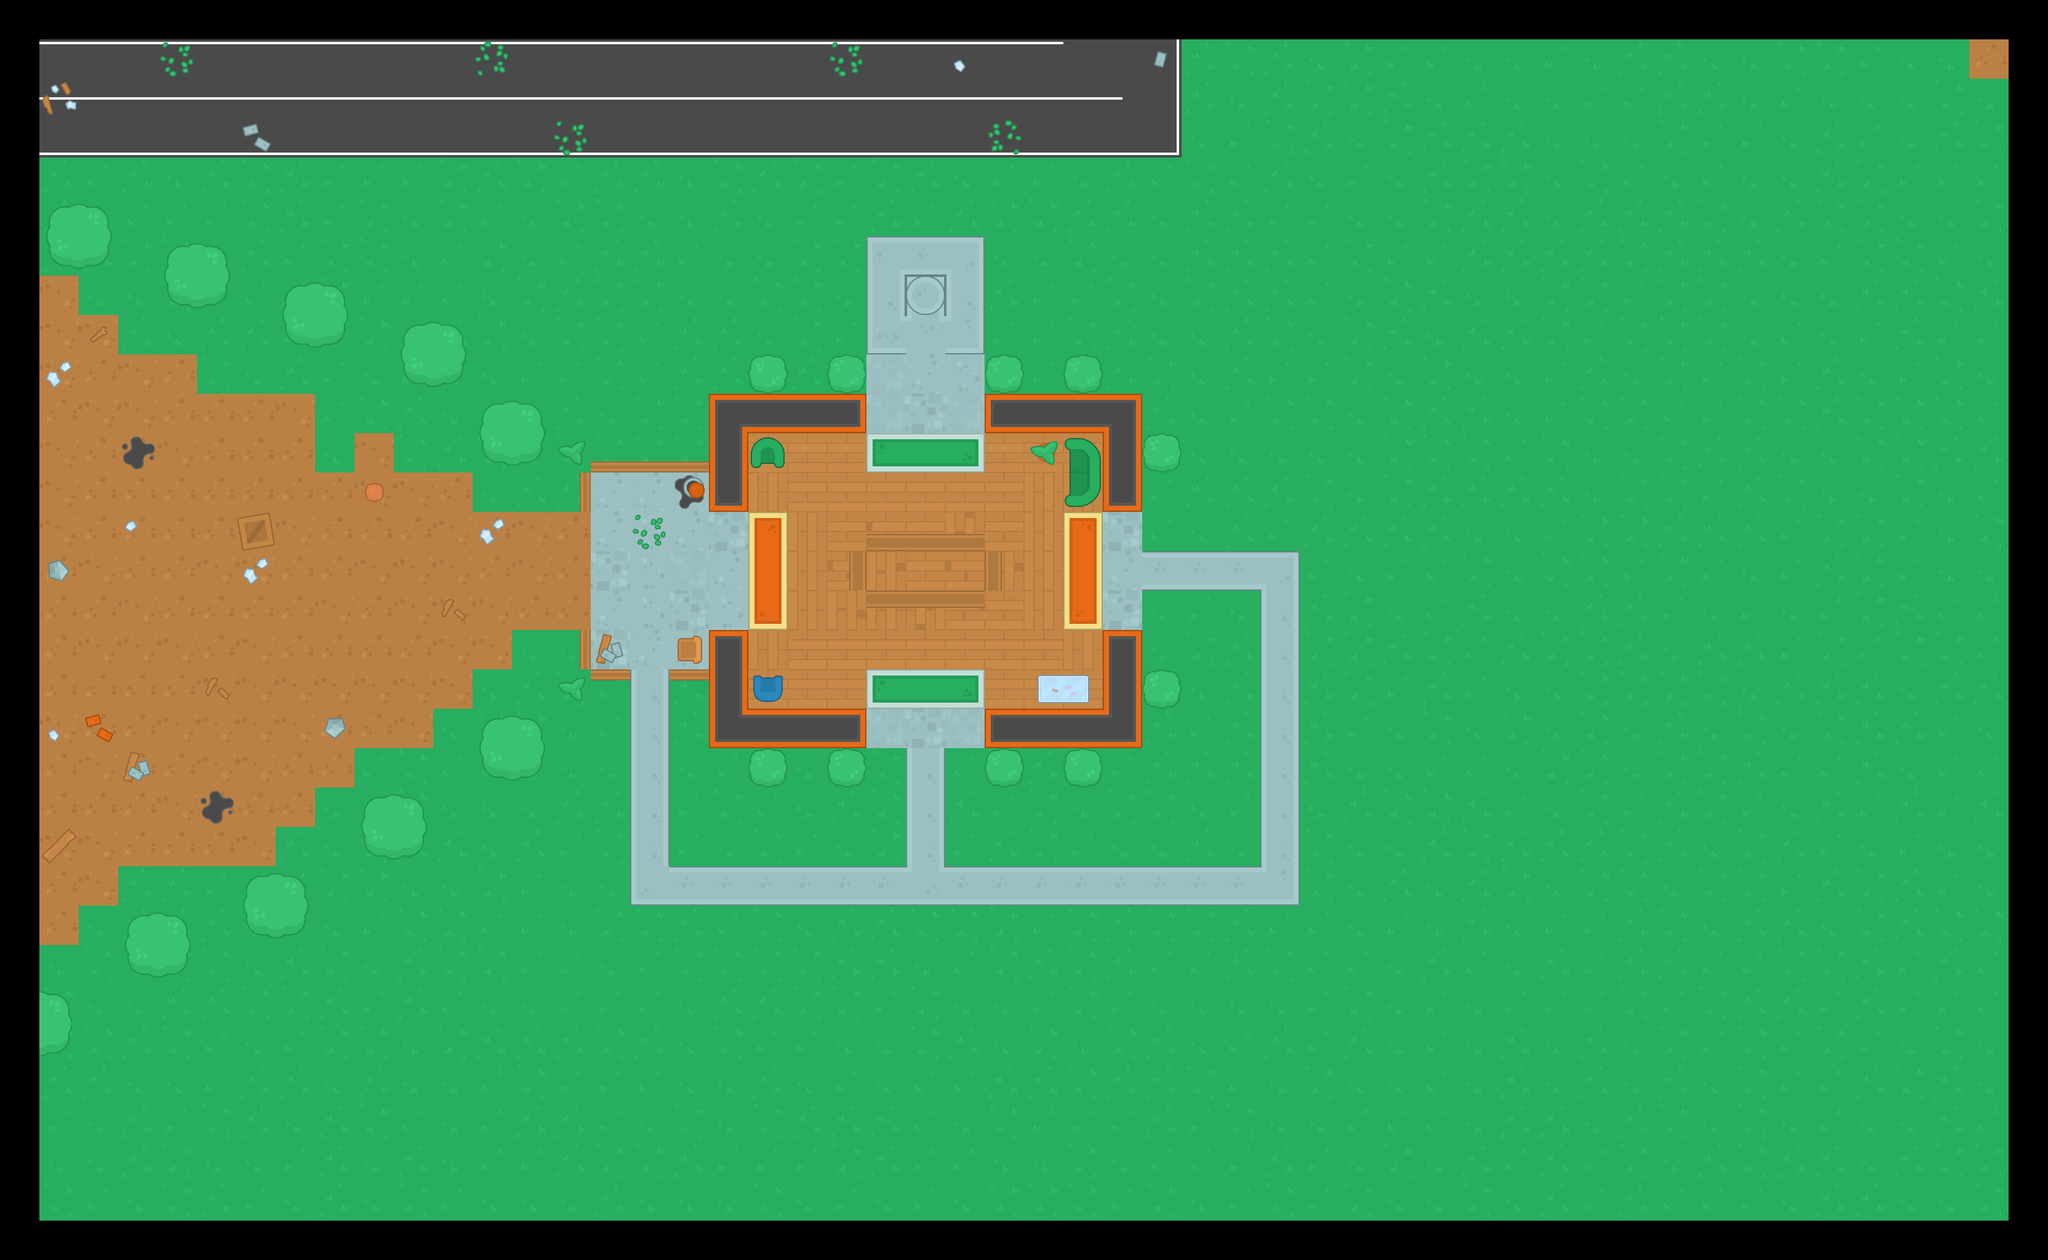

A level layout from a 2D game, rendered from its tile map. Below: a short description, then the map file with tile-grid data replaced by summaries:
An orthogonal 52x32 tile map with 64x64 px tiles, 4 tile layers (ground, ground2, walls, items), 2 tilesets and 68 objects (56x Wall, 11x Mob, Player).

<map version="1.5" tiledversion="1.6.0" orientation="orthogonal" renderorder="right-down" width="52" height="32" tilewidth="64" tileheight="64" infinite="0" nextlayerid="8" nextobjectid="84">
 <tileset firstgid="1" source="../img/Kenny topdown pack.tsx" />
 <tileset firstgid="541" source="../../Version 9 - map rework/img/Kenny topdown pack.tsx" />
 <layer id="1" name="ground" width="52" height="32">
  <data>[1664 cells, 1494 non-empty, 39 distinct tile ids]</data>
 </layer>
 <layer id="5" name="ground2" width="52" height="32">
  <data>[1664 cells, 78 non-empty, 11 distinct tile ids]</data>
 </layer>
 <layer id="2" name="walls" width="52" height="32">
  <data>[1664 cells, 32 non-empty, 14 distinct tile ids]</data>
 </layer>
 <layer id="3" name="items" width="52" height="32">
  <data>[1664 cells, 108 non-empty, 35 distinct tile ids]</data>
 </layer>
 <objectgroup id="7" name="Obstacles">
  <object id="1" name="Wall" x="1152" y="640" width="256" height="64" />
  <object id="4" name="Wall" x="1152" y="704" width="64" height="128" />
  <object id="5" name="Wall" x="1152" y="1152" width="256" height="64" />
  <object id="6" name="Wall" x="1152" y="1024" width="64" height="128" />
  <object id="7" name="Wall" x="1792" y="1024" width="64" height="128" />
  <object id="8" name="Wall" x="1792" y="704" width="64" height="128" />
  <object id="9" name="Wall" x="1600" y="1152" width="256" height="64" />
  <object id="10" name="Wall" x="1600" y="640" width="256" height="64" />
  <object id="11" name="Wall" x="1384" y="896" width="24" height="64" />
  <object id="13" name="Wall" x="1384" y="896" width="24" height="64" />
  <object id="14" name="Wall" x="1600" y="896" width="24" height="64" />
  <object id="15" name="Wall" x="1408" y="872" width="192" height="24" />
  <object id="16" name="Wall" x="1408" y="960" width="192" height="24" />
  <object id="17" name="Wall" x="912" y="720" width="32" height="32" />
  <object id="18" name="Wall" x="1232" y="1104" width="32" height="32" />
  <object id="20" name="Wall" x="1224" y="712" width="48" height="48" />
  <object id="21" name="Wall" x="1680" y="720" width="32" height="32" />
  <object id="22" name="Wall" x="1736" y="720" width="48" height="96" />
  <object id="23" name="Wall" x="1688" y="1096" width="80" height="48" />
  <object id="24" name="Wall" x="1360" y="1232" width="32" height="32" />
  <object id="25" name="Wall" x="1232" y="1232" width="32" height="32" />
  <object id="26" name="Wall" x="1616" y="1232" width="32" height="32" />
  <object id="27" name="Wall" x="1744" y="1232" width="32" height="32" />
  <object id="28" name="Wall" x="1232" y="592" width="32" height="32" />
  <object id="29" name="Wall" x="1360" y="592" width="32" height="32" />
  <object id="32" name="Wall" x="1616" y="592" width="32" height="32" />
  <object id="33" name="Wall" x="1744" y="592" width="32" height="32" />
  <object id="34" name="Wall" x="1872" y="720" width="32" height="32" />
  <object id="35" name="Wall" x="1872" y="1104" width="32" height="32" />
  <object id="36" name="Wall" x="912" y="1104" width="32" height="32" />
  <object id="37" name="Wall" x="800" y="1184" width="64" height="64" />
  <object id="38" name="Wall" x="608" y="1312" width="64" height="64" />
  <object id="39" name="Wall" x="416" y="1440" width="64" height="64" />
  <object id="40" name="Wall" x="224" y="1504" width="64" height="64" />
  <object id="41" name="Wall" x="64" y="1632" width="32" height="64" />
  <object id="42" name="Wall" x="592" y="784" width="32" height="32" />
  <object id="43" name="Wall" x="528" y="1168" width="32" height="32" />
  <object id="44" name="Wall" x="80" y="912" width="32" height="32" />
  <object id="45" name="Wall" x="390.759" y="841.308" width="48" height="48" />
  <object id="48" name="Wall" x="800" y="672" width="64" height="64" />
  <object id="49" name="Wall" x="672" y="544" width="64" height="64" />
  <object id="50" name="Wall" x="480" y="480" width="64" height="64" />
  <object id="51" name="Wall" x="288" y="416" width="64" height="64" />
  <object id="52" name="Wall" x="96" y="352" width="64" height="64" />
  <object id="56" name="Player" x="1504" y="480">
   <point />
  </object>
  <object id="58" name="Mob" x="640" y="1088">
   <point />
  </object>
  <object id="59" name="Mob" x="576" y="896">
   <point />
  </object>
  <object id="60" name="Mob" x="448" y="1024">
   <point />
  </object>
  <object id="61" name="Mob" x="384" y="768">
   <point />
  </object>
  <object id="62" name="Mob" x="448" y="1216">
   <point />
  </object>
  <object id="63" name="Mob" x="256" y="896">
   <point />
  </object>
  <object id="64" name="Mob" x="256" y="640">
   <point />
  </object>
  <object id="65" name="Mob" x="128" y="704">
   <point />
  </object>
  <object id="66" name="Mob" x="192" y="1024">
   <point />
  </object>
  <object id="67" name="Mob" x="256" y="1152">
   <point />
  </object>
  <object id="69" name="Mob" x="192" y="1344">
   <point />
  </object>
  <object id="70" name="Wall" x="1408" y="384" width="192" />
  <object id="71" name="Wall" x="1408" y="576" width="64" />
  <object id="72" name="Wall" x="1536" y="576" width="64" />
  <object id="73" name="Wall" x="1600" y="384" width="192" rotation="90" />
  <object id="74" name="Wall" x="1408" y="384" width="192" rotation="90" />
  <object id="75" name="Wall" x="1472" y="448" width="64" rotation="90" />
  <object id="76" name="Wall" x="1536" y="448" width="64" rotation="90" />
  <object id="77" name="Wall" x="1536" y="448" width="64" rotation="180" />
  <object id="78" name="Wall" x="0" y="0" width="3328" height="64" />
  <object id="79" name="Wall" x="3264" y="2048" width="1976" height="64" rotation="270" />
  <object id="81" name="Wall" x="0" y="2048" width="1984" height="64" rotation="270" />
  <object id="83" name="Wall" x="64" y="1984" width="3200" height="64" />
 </objectgroup>
</map>
